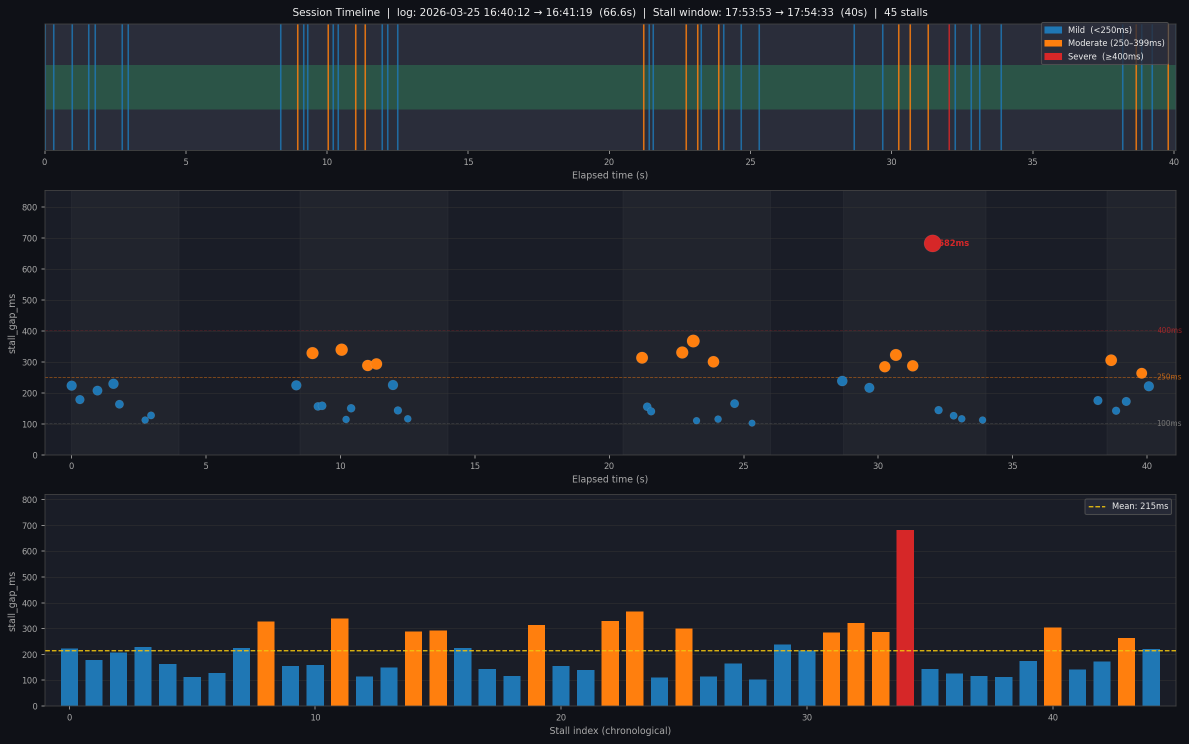
#> input picture stall_timeline.png, 2378 x 1487 px (shown at 1/2 size)
$ python -i upscale_replicate.py   (imports and definitions only)
#> lines starting #> are read from the running program, lines starting #| are printed output that depends on the picture
#!/usr/bin/env python3
import argparse
import json
import mimetypes
import os
import sys
import time
import urllib.request
import uuid
from pathlib import Path
from typing import Dict, Optional

from PIL import Image

BASE_DIR = Path(__file__).resolve().parent

API_BASE = "https://api.replicate.com/v1"
MODEL_VERSION = "56f2be05920413e1189c32a5fb2f767b357187c887d67114cace11c18d86ab49"
TARGET_WIDTH = 3543
TARGET_HEIGHT = 5315
TARGET_DPI = (300, 300)


# [107 lines left out: functions api_headers, http_json, upload_file, create_prediction, wait_for_prediction, download_file, not called in this run]


def finalize_image(src: Path, dest: Path) -> None:
#> called with src = 'stall_timeline.png', dest = 'out.png'
    with Image.open(src) as img:
#> img is the input picture: PIL image 2378x1487 RGBA; mean R, G, B, A 35.4, 38.9, 45, 255
        img = img.convert("RGB")
#> img: PIL image 2378x1487 RGB
        width, height = img.size
#> width = 2378; height = 1487
        target_ratio = TARGET_WIDTH / TARGET_HEIGHT
        current_ratio = width / height
#> current_ratio = 1.6

        if current_ratio > target_ratio:
            new_width = int(round(height * target_ratio))
#> new_width = 991
            left = max((width - new_width) // 2, 0)
#> left = 693
            img = img.crop((left, 0, left + new_width, height))
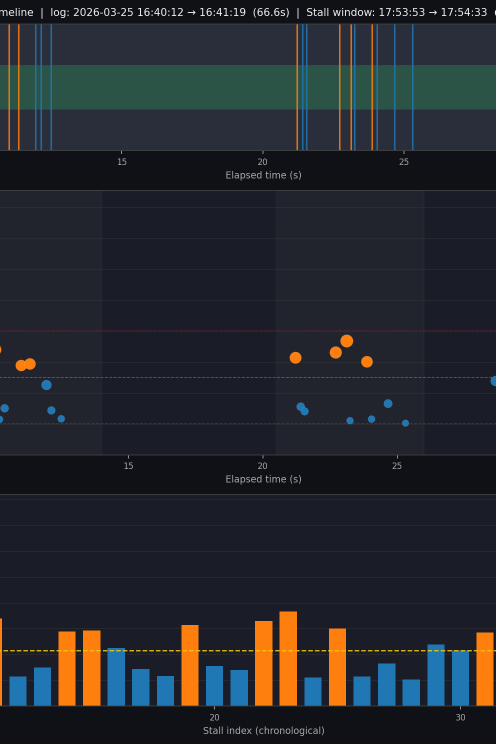
#> img: PIL image 991x1487 RGB (shown at 1/2 size); mean R, G, B 36.8, 40, 45.3
        else:
            new_height = int(round(width / target_ratio))
            top = max((height - new_height) // 2, 0)
            img = img.crop((0, top, width, top + new_height))

        img = img.resize((TARGET_WIDTH, TARGET_HEIGHT), Image.Resampling.LANCZOS)
#> img: PIL image 3543x5315 RGB
        img.save(dest, format="PNG", dpi=TARGET_DPI, optimize=True)


# [60 lines left out: functions parse_args, main, not called in this run]


# [2 lines not run here, left out]

>>> result = finalize_image('stall_timeline.png', 'out.png')
